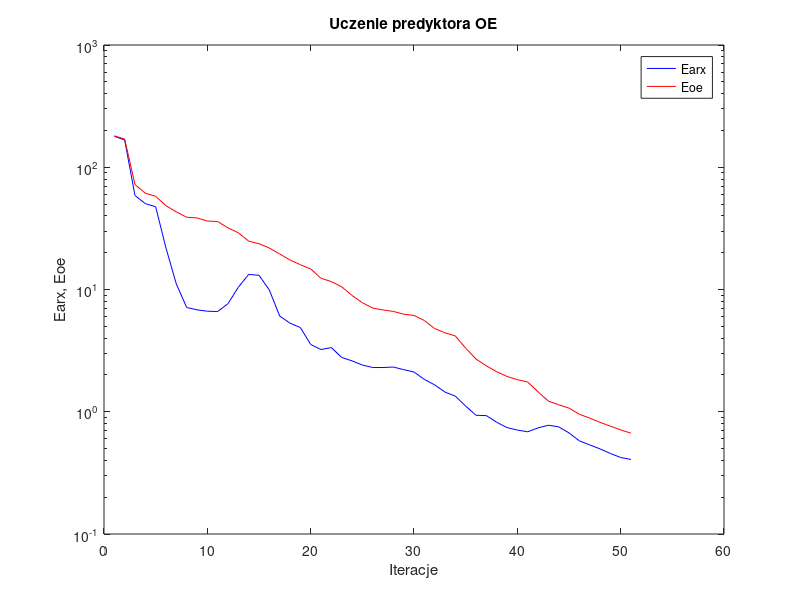
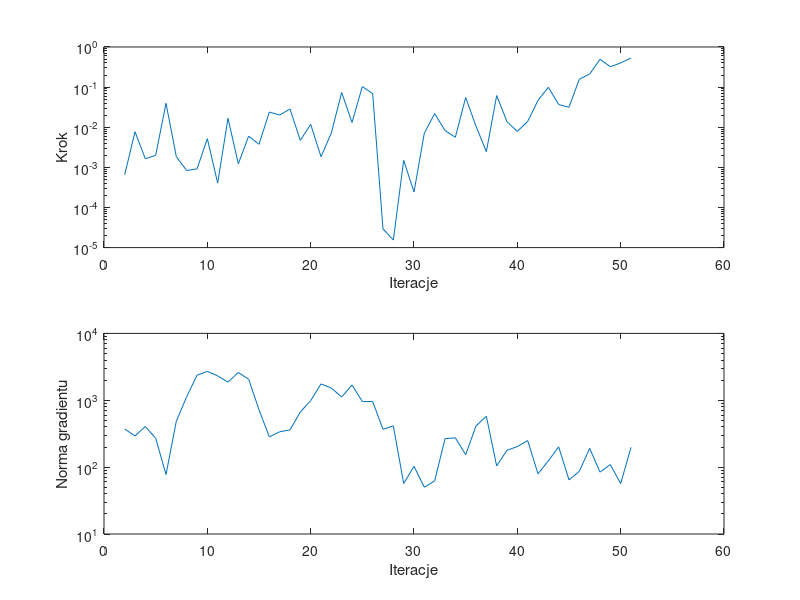

Source code (MATLAB) for these figures, in order:
%uczenie predyktora oe
clear all;
n=0; farx(n+1)=1.793481e+002; foe(n+1)=1.806902e+002; wspucz(n+1)=0.000000e+000; ng(n+1)=0.000000e+000;
%odnowa zmiennej metryki
n=1; farx(n+1)=1.668896e+002; foe(n+1)=1.700709e+002; krok(n+1)=6.500859e-004; ng(n+1)=3.714491e+002;
n=2; farx(n+1)=5.866216e+001; foe(n+1)=7.213381e+001; krok(n+1)=7.702766e-003; ng(n+1)=2.929842e+002;
n=3; farx(n+1)=5.040820e+001; foe(n+1)=6.127942e+001; krok(n+1)=1.635770e-003; ng(n+1)=4.050087e+002;
n=4; farx(n+1)=4.752022e+001; foe(n+1)=5.789794e+001; krok(n+1)=1.995002e-003; ng(n+1)=2.709747e+002;
n=5; farx(n+1)=2.180066e+001; foe(n+1)=4.848599e+001; krok(n+1)=3.948745e-002; ng(n+1)=7.753295e+001;
n=6; farx(n+1)=1.108953e+001; foe(n+1)=4.311597e+001; krok(n+1)=1.841613e-003; ng(n+1)=4.873849e+002;
n=7; farx(n+1)=7.128004e+000; foe(n+1)=3.900781e+001; krok(n+1)=8.336543e-004; ng(n+1)=1.128191e+003;
n=8; farx(n+1)=6.820346e+000; foe(n+1)=3.851009e+001; krok(n+1)=9.152390e-004; ng(n+1)=2.367564e+003;
n=9; farx(n+1)=6.644348e+000; foe(n+1)=3.631284e+001; krok(n+1)=5.173682e-003; ng(n+1)=2.702686e+003;
n=10; farx(n+1)=6.604693e+000; foe(n+1)=3.599238e+001; krok(n+1)=4.072737e-004; ng(n+1)=2.315047e+003;
n=11; farx(n+1)=7.664165e+000; foe(n+1)=3.193217e+001; krok(n+1)=1.669856e-002; ng(n+1)=1.867138e+003;
n=12; farx(n+1)=1.044176e+001; foe(n+1)=2.911014e+001; krok(n+1)=1.226173e-003; ng(n+1)=2.600794e+003;
n=13; farx(n+1)=1.328469e+001; foe(n+1)=2.486219e+001; krok(n+1)=5.997467e-003; ng(n+1)=2.066301e+003;
n=14; farx(n+1)=1.307878e+001; foe(n+1)=2.369331e+001; krok(n+1)=3.752980e-003; ng(n+1)=7.212262e+002;
n=15; farx(n+1)=9.909888e+000; foe(n+1)=2.185448e+001; krok(n+1)=2.386882e-002; ng(n+1)=2.834109e+002;
n=16; farx(n+1)=6.070117e+000; foe(n+1)=1.952047e+001; krok(n+1)=2.015462e-002; ng(n+1)=3.379452e+002;
n=17; farx(n+1)=5.304176e+000; foe(n+1)=1.742888e+001; krok(n+1)=2.840322e-002; ng(n+1)=3.604137e+002;
n=18; farx(n+1)=4.888496e+000; foe(n+1)=1.595990e+001; krok(n+1)=4.704763e-003; ng(n+1)=6.688082e+002;
n=19; farx(n+1)=3.549355e+000; foe(n+1)=1.472828e+001; krok(n+1)=1.181377e-002; ng(n+1)=9.872446e+002;
n=20; farx(n+1)=3.227780e+000; foe(n+1)=1.235693e+001; krok(n+1)=1.846469e-003; ng(n+1)=1.754974e+003;
n=21; farx(n+1)=3.351220e+000; foe(n+1)=1.161456e+001; krok(n+1)=7.172266e-003; ng(n+1)=1.525255e+003;
n=22; farx(n+1)=2.781879e+000; foe(n+1)=1.052501e+001; krok(n+1)=7.356694e-002; ng(n+1)=1.117622e+003;
n=23; farx(n+1)=2.607736e+000; foe(n+1)=8.939554e+000; krok(n+1)=1.308935e-002; ng(n+1)=1.690567e+003;
n=24; farx(n+1)=2.411555e+000; foe(n+1)=7.798534e+000; krok(n+1)=1.031518e-001; ng(n+1)=9.560116e+002;
n=25; farx(n+1)=2.299948e+000; foe(n+1)=7.049173e+000; krok(n+1)=6.900644e-002; ng(n+1)=9.564281e+002;
%odnowa zmiennej metryki
n=26; farx(n+1)=2.300455e+000; foe(n+1)=6.804325e+000; krok(n+1)=2.922588e-005; ng(n+1)=3.679210e+002;
n=27; farx(n+1)=2.321670e+000; foe(n+1)=6.618410e+000; krok(n+1)=1.539716e-005; ng(n+1)=4.140592e+002;
n=28; farx(n+1)=2.210512e+000; foe(n+1)=6.279969e+000; krok(n+1)=1.495426e-003; ng(n+1)=5.692892e+001;
n=29; farx(n+1)=2.114414e+000; foe(n+1)=6.139824e+000; krok(n+1)=2.431917e-004; ng(n+1)=1.028047e+002;
n=30; farx(n+1)=1.839832e+000; foe(n+1)=5.577180e+000; krok(n+1)=7.117955e-003; ng(n+1)=5.004665e+001;
n=31; farx(n+1)=1.659161e+000; foe(n+1)=4.789398e+000; krok(n+1)=2.183177e-002; ng(n+1)=6.216916e+001;
n=32; farx(n+1)=1.447887e+000; foe(n+1)=4.424461e+000; krok(n+1)=8.307419e-003; ng(n+1)=2.666053e+002;
n=33; farx(n+1)=1.341515e+000; foe(n+1)=4.168205e+000; krok(n+1)=5.608324e-003; ng(n+1)=2.743128e+002;
n=34; farx(n+1)=1.113209e+000; foe(n+1)=3.314511e+000; krok(n+1)=5.507794e-002; ng(n+1)=1.534076e+002;
n=35; farx(n+1)=9.356377e-001; foe(n+1)=2.699627e+000; krok(n+1)=1.064021e-002; ng(n+1)=4.121655e+002;
n=36; farx(n+1)=9.301813e-001; foe(n+1)=2.376052e+000; krok(n+1)=2.456077e-003; ng(n+1)=5.782179e+002;
n=37; farx(n+1)=8.210832e-001; foe(n+1)=2.125900e+000; krok(n+1)=6.153853e-002; ng(n+1)=1.042478e+002;
n=38; farx(n+1)=7.422135e-001; foe(n+1)=1.944823e+000; krok(n+1)=1.370811e-002; ng(n+1)=1.789242e+002;
n=39; farx(n+1)=7.084654e-001; foe(n+1)=1.829646e+000; krok(n+1)=7.883344e-003; ng(n+1)=2.027149e+002;
n=40; farx(n+1)=6.857201e-001; foe(n+1)=1.752119e+000; krok(n+1)=1.394089e-002; ng(n+1)=2.499399e+002;
n=41; farx(n+1)=7.378529e-001; foe(n+1)=1.455991e+000; krok(n+1)=4.663645e-002; ng(n+1)=7.943558e+001;
n=42; farx(n+1)=7.760724e-001; foe(n+1)=1.222035e+000; krok(n+1)=9.907791e-002; ng(n+1)=1.241059e+002;
n=43; farx(n+1)=7.524735e-001; foe(n+1)=1.140145e+000; krok(n+1)=3.670029e-002; ng(n+1)=2.010771e+002;
n=44; farx(n+1)=6.713201e-001; foe(n+1)=1.071066e+000; krok(n+1)=3.143988e-002; ng(n+1)=6.441471e+001;
n=45; farx(n+1)=5.777926e-001; foe(n+1)=9.538809e-001; krok(n+1)=1.579498e-001; ng(n+1)=8.658117e+001;
n=46; farx(n+1)=5.356755e-001; foe(n+1)=8.877537e-001; krok(n+1)=2.114442e-001; ng(n+1)=1.910999e+002;
n=47; farx(n+1)=4.967983e-001; foe(n+1)=8.189489e-001; krok(n+1)=4.930774e-001; ng(n+1)=8.421873e+001;
n=48; farx(n+1)=4.557878e-001; foe(n+1)=7.626529e-001; krok(n+1)=3.223140e-001; ng(n+1)=1.091432e+002;
n=49; farx(n+1)=4.227812e-001; foe(n+1)=7.111024e-001; krok(n+1)=4.003408e-001; ng(n+1)=5.671032e+001;
n=50; farx(n+1)=4.070457e-001; foe(n+1)=6.678649e-001; krok(n+1)=5.327583e-001; ng(n+1)=1.975468e+002;

figure; semilogy(farx,'b'); hold on; semilogy(foe,'r'); xlabel('Iteracje'); ylabel('Earx, Eoe'); legend('Earx','Eoe'); title('Uczenie predyktora OE');
figure; subplot(2,1,1); semilogy(krok); xlabel('Iteracje'); ylabel('Krok');
subplot(2,1,2); semilogy(ng); xlabel('Iteracje'); ylabel('Norma gradientu');
Earx=farx(n+1)
Eoe=foe(n+1)
